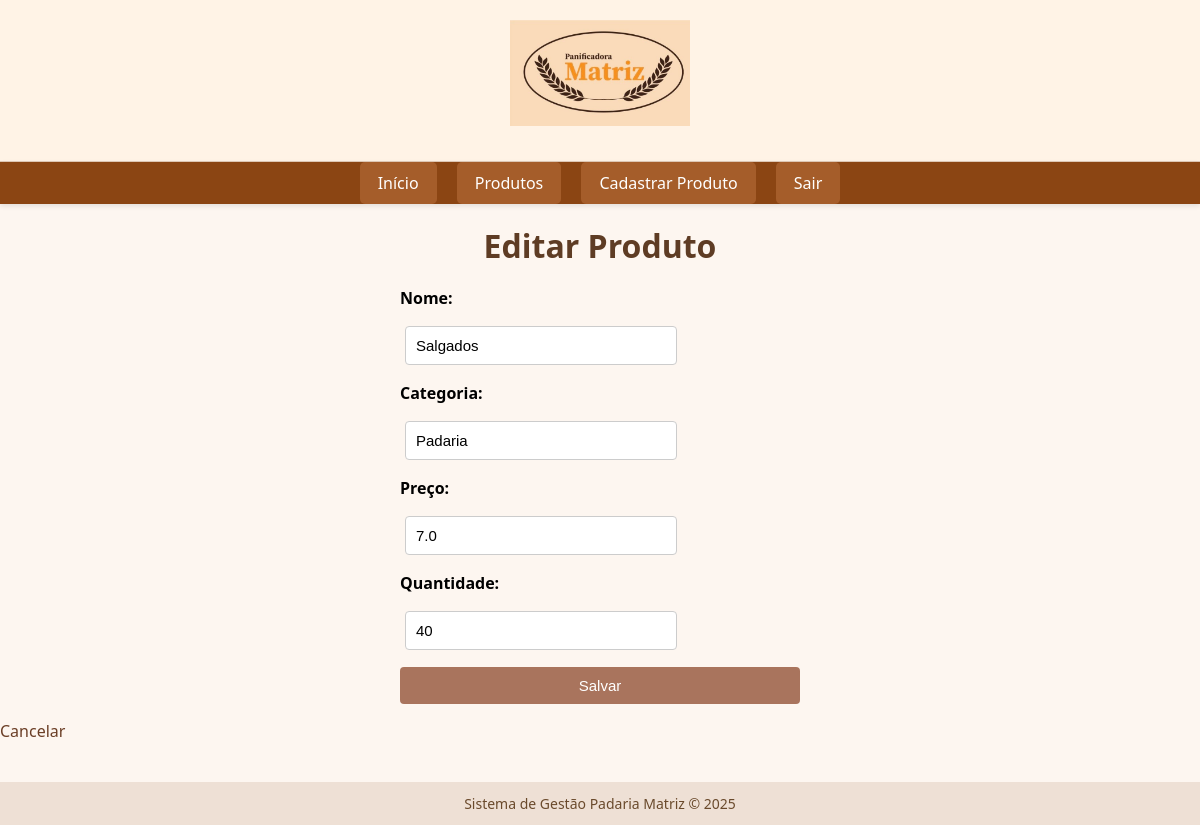
/editar/1 (signed in), run on the app's committed database.
### tables this page shows
CREATE TABLE produtos (
        id INTEGER PRIMARY KEY AUTOINCREMENT,
        nome TEXT NOT NULL,
        categoria TEXT,
        preco REAL,
        quantidade INTEGER
    );

### app.py (the view, shortened to what this page needs)
@app.route('/editar/<int:id>', methods=['GET', 'POST'])
def editar(id):
    if 'usuario' not in session:
        return redirect(url_for('login'))
    conn = conectar_bd()
    cursor = conn.cursor()
    cursor.execute("SELECT * FROM produtos WHERE id=?", (id,))
    produto = cursor.fetchone()
    conn.close()
    return render_template('editar.html', produto=produto)

### banco.py (called while the page is built)
def conectar_bd():
    conexao = sqlite3.connect('padaria.db')
    return conexao

### templates/editar.html (shortened to what this page needs)
{% extends 'base.html' %}
{% block content %}
<h1>Editar Produto</h1>
<form method="post" class="formulario">
    <label for="nome">Nome:</label>
    <input type="text" name="nome" value="{{ produto[1] }}" required>
    <label for="categoria">Categoria:</label>
    <input type="text" name="categoria" value="{{ produto[2] }}" required>
    <label for="preco">Preço:</label>
    <input type="number" step="0.01" name="preco" value="{{ produto[3] }}" required>
    <label for="quantidade">Quantidade:</label>
    <input type="number" name="quantidade" value="{{ produto[4] }}" required>
    <input type="submit" value="Salvar">
</form>
<p><a class="btn" href="{{ url_for('produtos') }}">Cancelar</a></p>
{% endblock %}

### static/style.css (style rules this page uses)
body { font-family: 'Segoe UI', Tahoma, Geneva, Verdana, sans-serif; background-color: #fdf6f0; margin: 0; padding: 0; }
h1 { color: #5e3c24; text-align: center; margin: 20px 0; }
form { text-align: center; margin: 30px auto; }
input[type="text"], input[type="password"], input[type="number"], select { padding: 10px; border-radius: 4px; border: 1px solid #ccc; margin: 5px; width: 250px; font-size: 15px; }
input[type="submit"] { background-color: #a9745d; color: white; padding: 10px 18px; border: none; border-radius: 4px; cursor: pointer; font-size: 15px; }
a { color: #6b3e26; text-decoration: none; }
.formulario { max-width: 400px; margin: 0 auto; display: flex; flex-direction: column; gap: 12px; }
.formulario label { font-weight: bold; text-align: left; }

### data on the page
produtos: nome "Salgados", categoria "Padaria", preco "7.0", quantidade "40"
